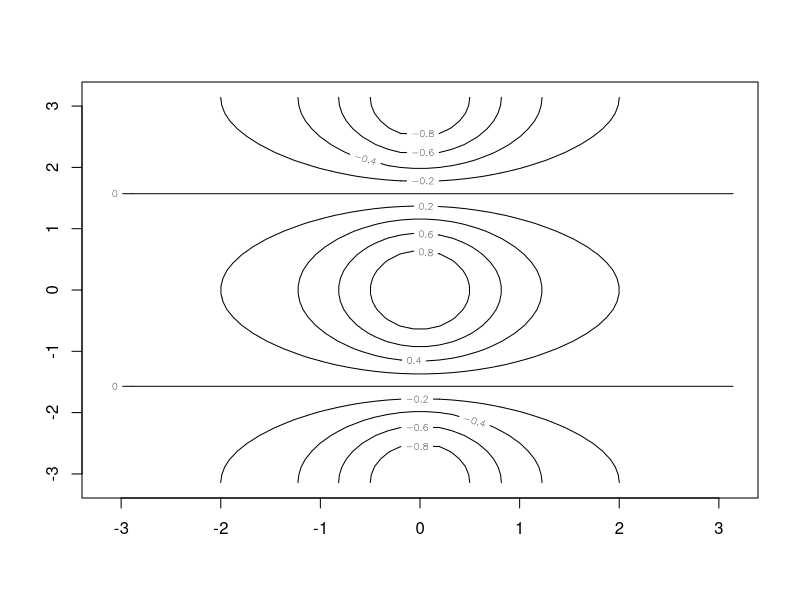
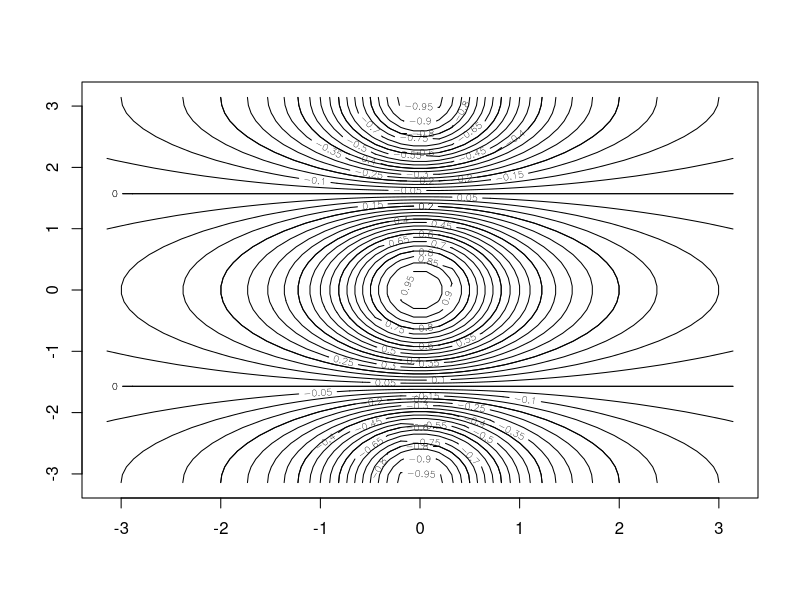
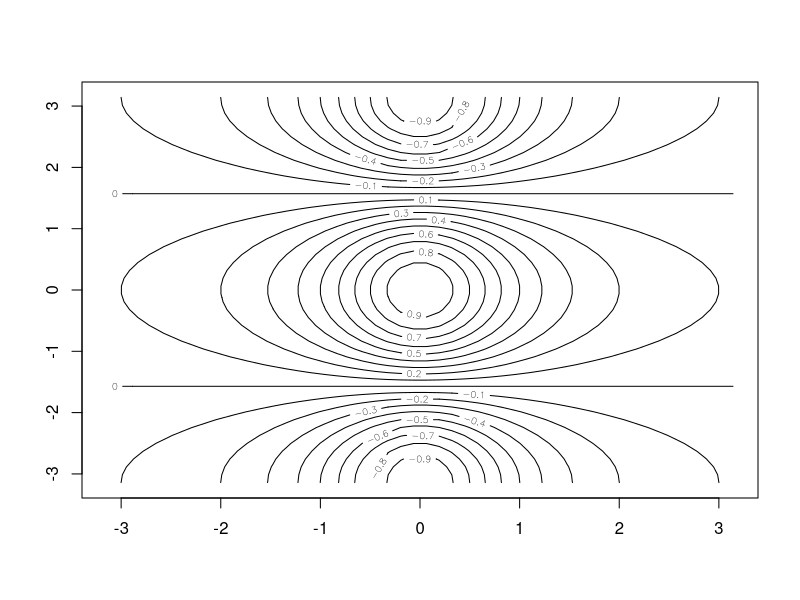

Recreate these plots in R, in order.
## ---- chunk 1
x=seq(-pi,pi,length=50)
y=x
f=outer(x,y,function(x,y) cos(y)/(1+x^2))
contour(x,y,f)
## ---- chunk 2
contour(x,y,f)
contour(x,y,f,nlevels=45,add=T)
fa=(f-t(f))/2
contour(x,y,f,nlevels=15)
